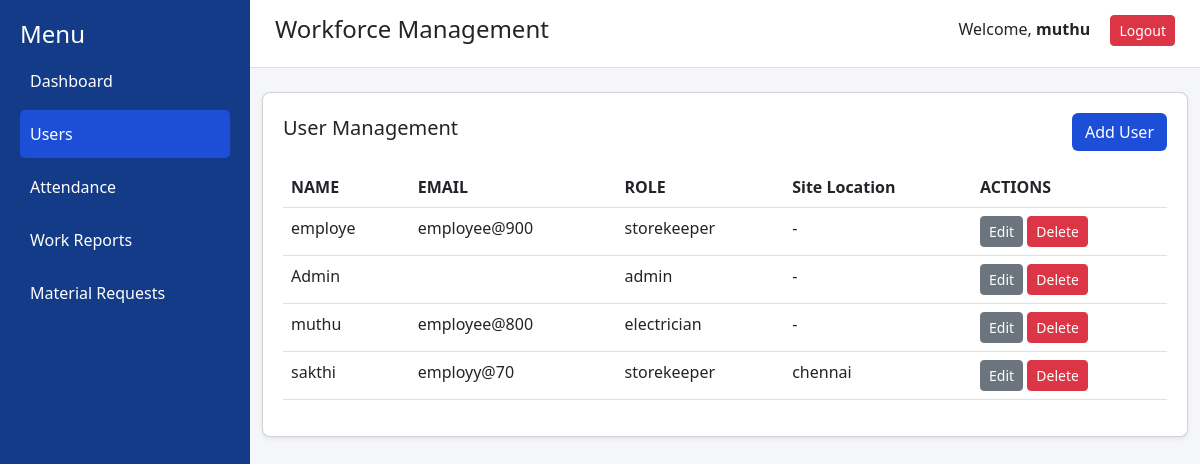
/accounts/users/ (signed in), run on the app's committed database.
### accounts/models.py (models this page shows, shortened)
class User(AbstractUser):
    ROLE_CHOICES = [
        ('admin', 'Admin'),
        ('supervisor', 'Supervisor'),
        ('electrician', 'Electrician'),
        ('storekeeper', 'Storekeeper'),
    ]
    role = models.CharField(max_length=20, choices=ROLE_CHOICES, default='electrician')
    site_location = models.CharField(max_length=255, blank=True, null=True)

### accounts/views.py (the view)
# urls.py: path("users/", users_list, name="users"),
@login_required
def users_list(request):
    users = User.objects.all()
    return render(request, "accounts/users.html", {"users": users})

### accounts/templates/accounts/users.html (shortened to what this page needs)
<!DOCTYPE html>
<html lang="en">
<head>
    <link href="https://cdn.jsdelivr.net/npm/bootstrap@5.3.0/dist/css/bootstrap.min.css" rel="stylesheet">
</head>
<body>
<div class="d-flex">
    <div class="sidebar" style="width: 250px;">
        <h4>Menu</h4>
        <a href="/accounts/dashboard/">Dashboard</a>
        <a href="/accounts/users/" class="active">Users</a>
        <a href="/accounts/attendance/">Attendance</a>
        <a href="/accounts/work-reports/">Work Reports</a>
        <a href="{% url 'accounts:material_requests' %}">Material Requests</a>
    </div>
    <div class="flex-grow-1">
        <div class="topbar d-flex justify-content-between">
            <h4>Workforce Management</h4>
            <div>
                Welcome, <b>{{ request.user.username }}</b>
                <a href="/accounts/logout/" class="btn btn-danger btn-sm ms-3">Logout</a>
            </div>
        </div>
        <div class="container mt-4">
            <div class="card card-custom shadow-sm">
                <div class="d-flex justify-content-between align-items-center mb-3">
                    <h5>User Management</h5>
                    <button class="btn btn-blue" data-bs-toggle="modal" data-bs-target="#addUserModal">
                        Add User
                    </button>
                </div>
                <table class="table table-hover">
                    <thead>
                        <tr>
                            <th>NAME</th>
                            <th>EMAIL</th>
                            <th>ROLE</th>
                            <th>Site Location</th>
                            <th>ACTIONS</th>
                        </tr>
                    </thead>
                    <tbody>
                        {% for user in users %}
                        <tr>
                            <td>{{ user.username }}</td>
                            <td>{{ user.email }}</td>
                            <td>{{ user.role }}</td>
                            <td>{{ user.site_location|default:"-" }}</td>
                            <td>
                                <button
                                    class="btn btn-secondary btn-sm"
                                    onclick="openEditModal('{{ user.id }}', '{{ user.username }}', '{{ user.email }}', '{{ user.role }}')">
                                    Edit
                                </button>
                                <a href="/accounts/users/delete/{{ user.id }}/"
                                   class="btn btn-danger btn-sm"
                                   onclick="return confirm('Delete this user?');">
                                   Delete
                                </a>
                            </td>
                        </tr>
                        {% empty %}
                        <tr>
                            <td colspan="4" class="text-center text-muted">No users found.</td>
                        </tr>
                        {% endfor %}
                    </tbody>
                </table>
            </div>
        </div>
    </div>
</div>
</body>
</html>

### accounts/templates/accounts/users.html (style rules this page uses)
body { background: #f4f6f9; }
.sidebar { height: 100vh; background: #133B88; padding: 20px; color: white; }
.sidebar a { display: block; color: white; padding: 12px 10px; margin-bottom: 5px; text-decoration: none; border-radius: 5px; }
.sidebar a.active, .sidebar a:hover { background: #1D4ED8; }
.topbar { background: white; padding: 15px 25px; border-bottom: 1px solid #ddd; }
.card-custom { border-radius: 8px; padding: 20px; }
.btn-blue { background: #1D4ED8; color: white; }

### data on the page
User: user.username "muthu", username "muthu", email "employee@800", role "electrician", site_location "-"
User: username "employe", email "employee@900", role "storekeeper", site_location "-"
User: username "Admin", role "admin", site_location "-"
User: username "sakthi", email "employy@70", role "storekeeper", site_location "chennai"
